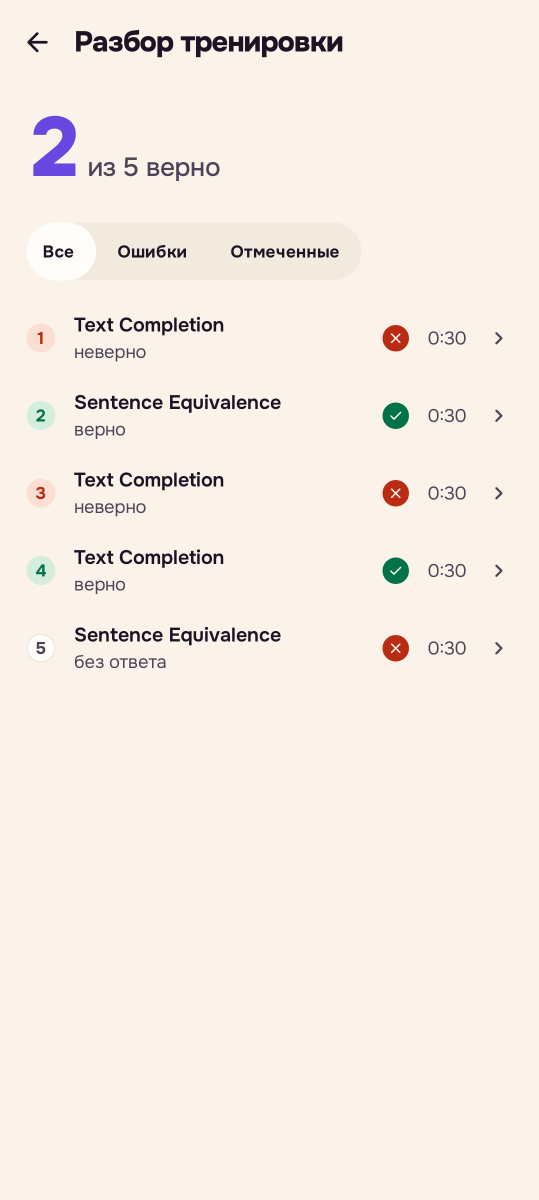
#> input picture apps/android/app/src/test/snapshots/b-r16-light.png, 1078 x 2399 px, given in place of mock-r1-phone-dark.png, which was not available (shown at 1/2 size)
$ python training-contact-sheets.py
#> lines starting #> are read from the running program, lines starting #| are printed output that depends on the picture; pictures that were not available may be replaced by others from this repository, and a replacement may not be noted
"""Листы сравнения B: после записи Roborazzi и снимков макетов через Playwright MCP.

python3 apps/android/scripts/training-contact-sheets.py
Результат — apps/android/build/reports/training-b (Pillow, только служебные изображения).
"""
from pathlib import Path
from html import escape
import argparse
import os
from PIL import Image, ImageDraw, ImageFont

ROOT = Path(__file__).resolve().parents[3]
REPORT = ROOT / "apps/android/build/reports/training-b"
BASELINES = ROOT / "apps/android/app/src/test/snapshots"
MOCKUPS = REPORT / "mockups"
SCREENS = ["r1", "r2", "r3", "r4", "r4-dk", "r5", "r6", "r9", "r14", "r14-list", "r14-timeout", "r15", "r16", "r17", "r19", "r20"]
parser = argparse.ArgumentParser()
parser.add_argument("--new-types", action="store_true", help="Только новые формы R7–R11b")
args = parser.parse_args()
if args.new_types:
    REPORT = REPORT / "new-types"
    MOCKUPS = REPORT / "mockups"
    SCREENS = ["r7", "r7-text", "r7-review", "r7-multi", "r7-multi-review", "r8", "r8-correct", "r8-wrong", "r10", "r10-checked", "r11", "r11-bad", "r11-long", "r11-correct", "r11b"]
MOCKUP_SOURCE = {"r7-review": "r7", "r7-multi": "r7", "r7-multi-review": "r7", "r8-correct": "r8", "r8-wrong": "r8", "r10-checked": "r10", "r11-long": "r11-bad", "r11-correct": "r11"}
FONT = ImageFont.truetype("/System/Library/Fonts/Supplemental/Arial.ttf", 20)
LABEL_HEIGHT = 36
WIDTH = 300
GAP = 16


def picture(path):
    with Image.open(path) as original:
        img = original.convert("RGB")
        return img.resize((WIDTH, round(WIDTH * img.height / img.width)), Image.Resampling.LANCZOS)


def panels(screen, tablet):
#> called with screen = 'r1', tablet = False
    result = []
    for theme in ("dark", "light"):
        device = "desktop" if tablet else "phone"
        source = MOCKUP_SOURCE.get(screen, screen)
        mock = MOCKUPS / f"mock-{source}-{device}-{theme}.png"
        if not mock.exists():
            mock = MOCKUPS / f"mock-{source}-phone-{theme}.png"
        result.append((f"Макет {source.upper()} · {theme}", mock))
        prefix = "tablet-" if tablet else ""
        result.append((f"Android · {theme}", BASELINES / f"{prefix}b-{screen}-{theme}.png"))
        result.append((f"«Крупнее» · {theme}", BASELINES / f"{prefix}b-{screen}-large-{theme}.png"))
    return result


REPORT.mkdir(parents=True, exist_ok=True)
pages = []
for tablet in (False, True):
    for start in range(0, len(SCREENS), 4):
        rows = []
        for screen in SCREENS[start:start + 4]:
            cells = [(label, picture(path)) for label, path in panels(screen, tablet)]
#> in picture, original is the input picture: PIL image 1078x2399 RGBA; mean R, G, B, A 246, 237.8, 229.5, 255
#> in picture, `return img.resize((WIDTH, round(WIDTH * img.height / img.width)), Imag..`:
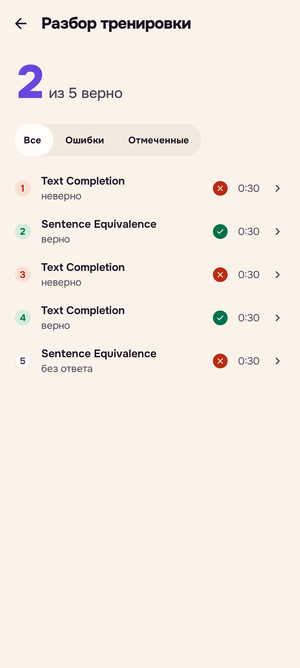
#> returned value: PIL image 300x668 RGB; mean R, G, B 245.8, 237.8, 229.5
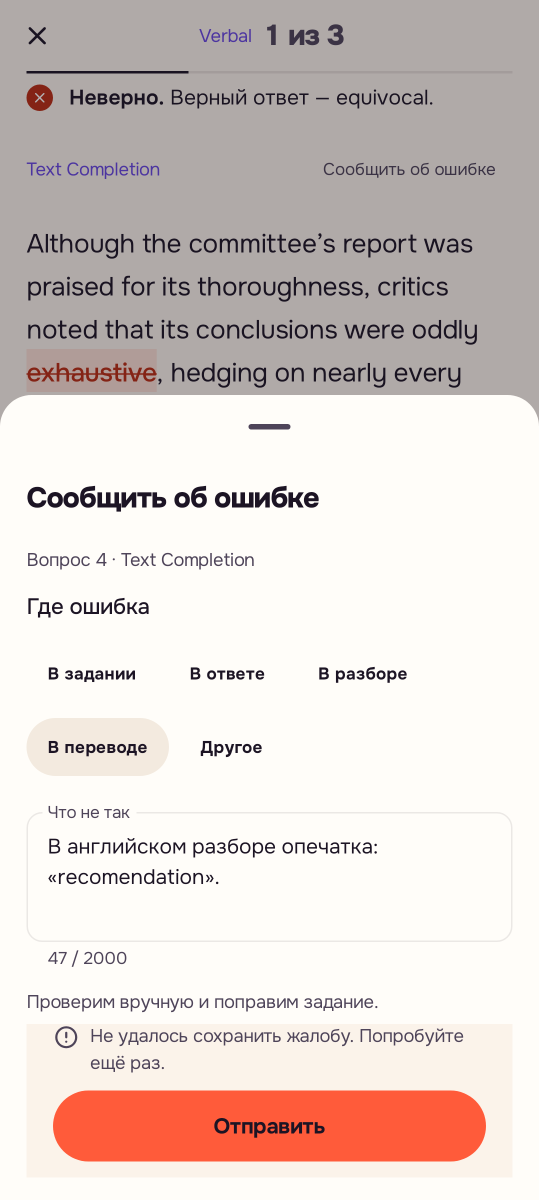
#> input picture apps/android/app/src/test/snapshots/b-r17-failed-light.png, 1078 x 2399 px, given in place of b-r1-dark.png, which was not available (shown at 1/2 size)
#> in picture, original is the input picture: PIL image 1078x2399 RGBA; mean R, G, B, A 221.4, 209.9, 205.7, 255
#> in picture (call 2), `return img.resize((WIDTH, round(WIDTH * img.height / img.width)), Imag..`:
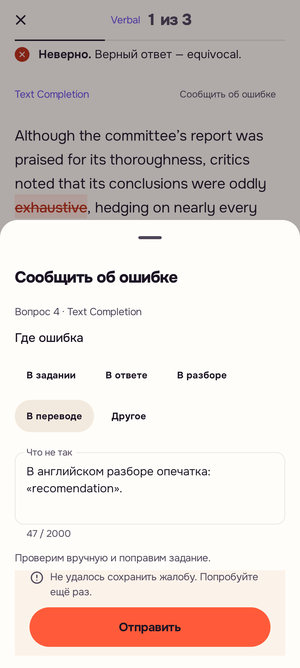
#> returned value: PIL image 300x668 RGB; mean R, G, B 221.2, 209.7, 205.6
#> (the run stopped early here; a loop or call above may not have finished)
